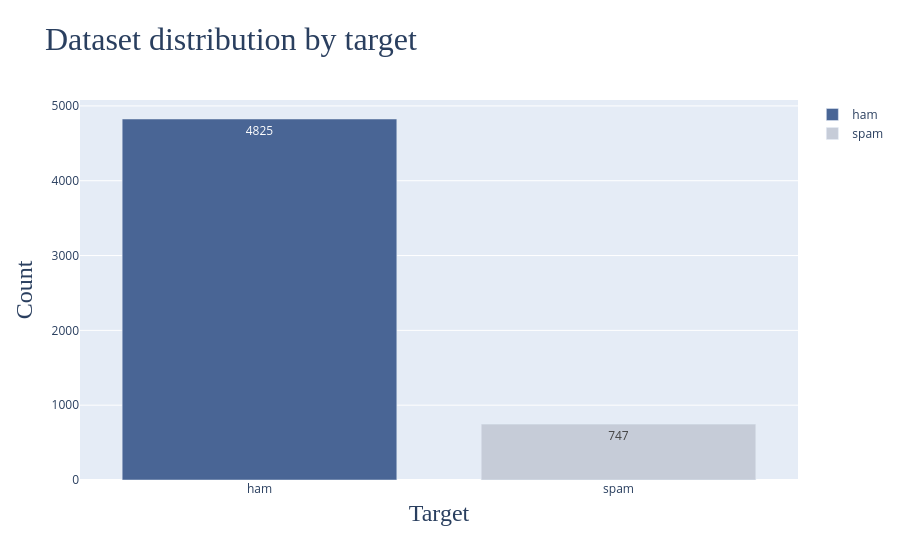

The cell this chart's notebook holds for it:
### Code cell
fig = go.Figure()
fig.add_trace(go.Bar(
    x=['ham'],
    y=[balance_counts[0]],
    name='ham',
    text = [balance_counts[0]],
    textposition = 'auto',
    marker_color=primary_blue
))
fig.add_trace(go.Bar(
    x=['spam'],
    y=[balance_counts[1]],
    name='spam',
    text=[balance_counts[1]],
    textposition = 'auto',
    marker_color=primary_grey
))
fig.update_layout(
    title='<span style="font-size:32px;font-family:Times New Roman">Dataset distribution by target</span>',
    xaxis_title='<span style="font-size:24px;font-family:Times New Roman">Target</span>',
    yaxis_title='<span style="font-size:24px;font-family:Times New Roman">Count</span>',
    barmode='group',
    bargap=0.15,
    bargroupgap=0.1,
)
fig.show()

### Figure 1 — Plotly figure (JSON) as saved in the notebook; plotly's stock layout.template omitted (floating-point values rounded to 4 significant figures)
{"data": [{"marker": {"color": "#496595"}, "name": "ham", "text": ["4825"], "textposition": "auto", "type": "bar", "x": ["ham"], "y": [4825]}, {"marker": {"color": "#c6ccd8"}, "name": "spam", "text": ["747"], "textposition": "auto", "type": "bar", "x": ["spam"], "y": [747]}], "layout": {"bargap": 0.15, "bargroupgap": 0.1, "barmode": "group", "title": {"text": "<span style=\"font-size:32px;font-family:Times New Roman\">Dataset distribution by target</span>"}, "xaxis": {"title": {"text": "<span style=\"font-size:24px;font-family:Times New Roman\">Target</span>"}}, "yaxis": {"title": {"text": "<span style=\"font-size:24px;font-family:Times New Roman\">Count</span>"}}}}
